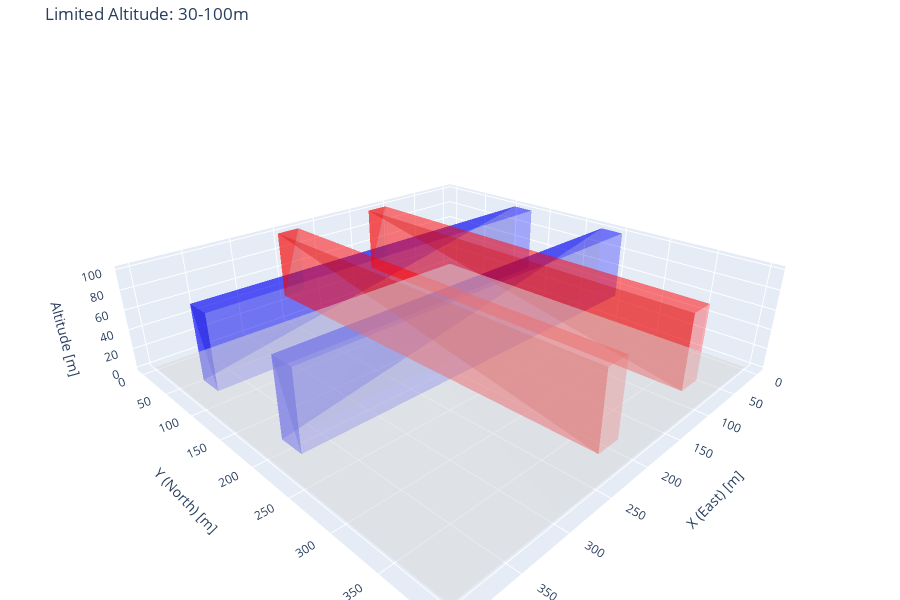

Notebook source saved alongside this figure:
### Markdown cell above
## Example 6: Limited Altitude Range

Corridors with restricted altitude band (simulating low-altitude urban flight).

### Code cell
corridors = generate_corridors(
    num_ew=2, num_ns=2, 
    width="25", spacing="120",
    altitude_min=30, altitude_max=100,
    seed=42
)
for c in corridors:
    print(json.dumps(c))

fig = visualize_corridors(corridors, title="Limited Altitude: 30-100m")
fig.show()

### Figure 1 — Plotly figure (JSON) as saved in the notebook; plotly's stock layout.template omitted (floating-point values rounded to 4 significant figures)
{"data": [{"color": "blue", "hovertemplate": "ID: 0<br>Direction: EW<br>Center: 120.0m<br>Width: 25.0m<br>Altitude: 30-100m<extra></extra>", "i": [0, 0, 4, 4, 0, 1, 0, 3, 1, 2, 4, 5], "j": [1, 2, 5, 6, 1, 5, 3, 7, 2, 6, 5, 6], "k": [2, 3, 6, 7, 4, 4, 4, 4, 5, 5, 1, 2], "name": "EW corridor 0", "opacity": 0.3, "type": "mesh3d", "x": [0, 400, 400, 0, 0, 400, 400, 0], "y": [107.5, 107.5, 132.5, 132.5, 107.5, 107.5, 132.5, 132.5], "z": [30, 30, 30, 30, 100, 100, 100, 100]}, {"color": "blue", "hovertemplate": "ID: 1<br>Direction: EW<br>Center: 240.0m<br>Width: 25.0m<br>Altitude: 30-100m<extra></extra>", "i": [0, 0, 4, 4, 0, 1, 0, 3, 1, 2, 4, 5], "j": [1, 2, 5, 6, 1, 5, 3, 7, 2, 6, 5, 6], "k": [2, 3, 6, 7, 4, 4, 4, 4, 5, 5, 1, 2], "name": "EW corridor 1", "opacity": 0.3, "type": "mesh3d", "x": [0, 400, 400, 0, 0, 400, 400, 0], "y": [227.5, 227.5, 252.5, 252.5, 227.5, 227.5, 252.5, 252.5], "z": [30, 30, 30, 30, 100, 100, 100, 100]}, {"color": "red", "hovertemplate": "ID: 2<br>Direction: NS<br>Center: 120.0m<br>Width: 25.0m<br>Altitude: 30-100m<extra></extra>", "i": [0, 0, 4, 4, 0, 1, 0, 3, 1, 2, 4, 5], "j": [1, 2, 5, 6, 1, 5, 3, 7, 2, 6, 5, 6], "k": [2, 3, 6, 7, 4, 4, 4, 4, 5, 5, 1, 2], "name": "NS corridor 2", "opacity": 0.3, "type": "mesh3d", "x": [107.5, 132.5, 132.5, 107.5, 107.5, 132.5, 132.5, 107.5], "y": [0, 0, 400, 400, 0, 0, 400, 400], "z": [30, 30, 30, 30, 100, 100, 100, 100]}, {"color": "red", "hovertemplate": "ID: 3<br>Direction: NS<br>Center: 240.0m<br>Width: 25.0m<br>Altitude: 30-100m<extra></extra>", "i": [0, 0, 4, 4, 0, 1, 0, 3, 1, 2, 4, 5], "j": [1, 2, 5, 6, 1, 5, 3, 7, 2, 6, 5, 6], "k": [2, 3, 6, 7, 4, 4, 4, 4, 5, 5, 1, 2], "name": "NS corridor 3", "opacity": 0.3, "type": "mesh3d", "x": [227.5, 252.5, 252.5, 227.5, 227.5, 252.5, 252.5, 227.5], "y": [0, 0, 400, 400, 0, 0, 400, 400], "z": [30, 30, 30, 30, 100, 100, 100, 100]}, {"color": "lightgray", "hoverinfo": "skip", "i": [0, 0], "j": [1, 2], "k": [2, 3], "name": "Ground", "opacity": 0.5, "type": "mesh3d", "x": [0, 400, 400, 0], "y": [0, 0, 400, 400], "z": [0, 0, 0, 0]}], "layout": {"height": 600, "legend": {"x": 0.01, "xanchor": "left", "y": 0.99, "yanchor": "top"}, "margin": {"b": 0, "l": 0, "r": 0, "t": 40}, "scene": {"aspectmode": "data", "camera": {"eye": {"x": 1.5, "y": 1.5, "z": 1}}, "xaxis": {"title": {"text": "X (East) [m]"}}, "yaxis": {"title": {"text": "Y (North) [m]"}}, "zaxis": {"title": {"text": "Altitude [m]"}}}, "title": {"text": "Limited Altitude: 30-100m"}}}
